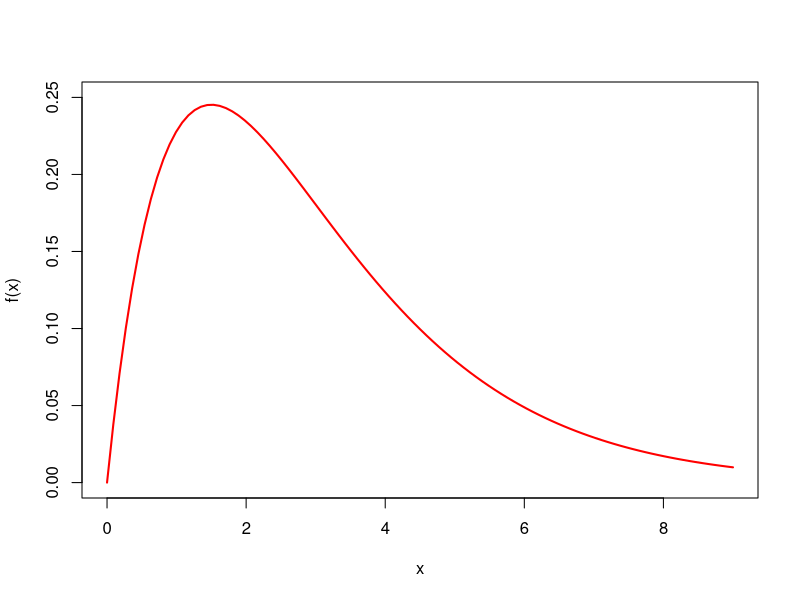

Generate this figure with R:
## ---- chunk 1
alpha <- 2
tau <- 3
plot(0, 0, xlim = c(0, 9), ylim = c(0, 0.25), type = "n", xlab = "x", ylab = "f(x)")
curve(dgamma(x, shape = alpha, scale = tau/alpha), from = 0, to = 3*tau, col = "red", lwd=2, add = TRUE)
